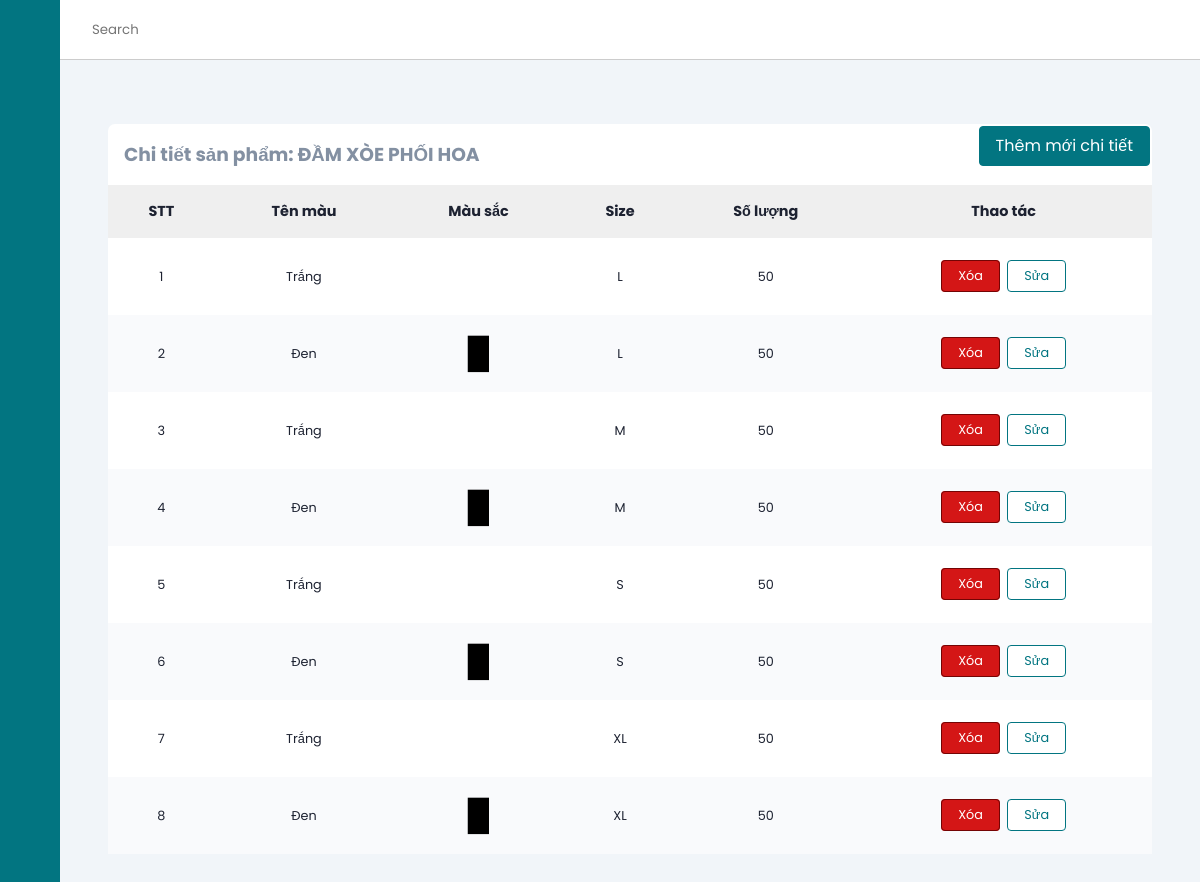
/productManage/detail/120 (signed in), run on the app's committed database.
### tables this page shows
CREATE TABLE `products` (
  `id` int(11) NOT NULL,
  `name` varchar(255) NOT NULL,
  `originalPrice` decimal(10,0) NOT NULL,
  `promotionPrice` decimal(10,0) NOT NULL,
  `image` varchar(50) NOT NULL,
  `createdBy` int(11) NOT NULL,
  `createdDate` date NOT NULL,
  `cateId` int(11) NOT NULL,
  `des` text NOT NULL,
  `status` tinyint(1) NOT NULL,
  `soldCount` int(11) NOT NULL,
  `image2` varchar(100) NOT NULL,
  `image3` varchar(100) NOT NULL
);

CREATE TABLE `product_detail` (
  `id` int(11) NOT NULL,
  `productId` int(11) NOT NULL,
  `sizeId` int(11) NOT NULL,
  `colorId` int(11) NOT NULL,
  `qty` int(11) NOT NULL
);

CREATE TABLE `color` (
  `id` int(11) NOT NULL,
  `name` varchar(50) NOT NULL,
  `rgb` varchar(20) NOT NULL
);

CREATE TABLE `size` (
  `id` int(11) NOT NULL,
  `name` varchar(50) NOT NULL
);

### mvc/core/ControllerBase.php (called while the page is built, shortened)
<?php
class ControllerBase{
    public function view($view, $data=[]){
        require_once "./mvc/views/".$view.".php";
    }
}
?>

### mvc/controllers/productManage.php (called while the page is built, shortened)
<?php
class productManage extends ControllerBase
{
    public function detail($id)
    {
        $product = $this->model("productModel");
        $result = $product->getDetailByProductId($id);
        $p = $product->getByIdAdmin($id)->fetch_assoc();
        $productDetailList = [];
        if ($result) {
            $productDetailList = ($product->getDetailByProductId($id))->fetch_all(MYSQLI_ASSOC);
        }
        $this->view("admin/productDetail", [
            "headTitle" => "Chi tiết: " . $p['name'],
            "product" => $p,
            "productDetailList" => $productDetailList
        ]);
    }
}

### mvc/core/App.php (called while the page is built, shortened)
<?php
class App
{
    protected $action = "Index";
    function __construct()
    {
        $arr = $this->UrlProcess();
        if (file_exists("./mvc/controllers/" . $arr[0] . ".php")) {
            unset($arr[0]);
        }
        $this->controller = new $this->controller;
        if (isset($arr[1])) {
            if (method_exists($this->controller, $arr[1])) {
                $this->action = $arr[1];
            }
            unset($arr[1]);
        }
        $this->params = $arr ? array_values($arr) : [];
        array_push($this->params, $_GET);
        call_user_func_array([$this->controller, $this->action], $this->params);
    }
    function UrlProcess()
    {
        if (isset($_GET["url"])) {
            return explode("/", filter_var(trim($_GET["url"], "/")));
        }
    }
}

### index.php (called while the page is built, shortened)
<?php
$myApp = new App();
?>

### mvc/core/DB.php (called while the page is built, shortened)
<?php
class DB{
    private static $instance = null;
    protected $servername = "localhost";
    protected $username = "root";
    protected $password = "";
    private function __construct(){
        $this->con = mysqli_connect($this->servername, $this->username, $this->password);
    }
    public static function getInstance()
    {
      if(!self::$instance)
      {
        self::$instance = new DB();
      }
      return self::$instance;
    }
}
?>

### mvc/models/ProductModel.php (called while the page is built, shortened)
<?php
class productModel
{
    private static $instance = null;
    public static function getInstance()
    {
        if (!self::$instance) {
            self::$instance = new productModel();
        }
        return self::$instance;
    }
    public function getByIdAdmin($Id)
    {
        $db = DB::getInstance();
        $sql = "SELECT * FROM products WHERE Id='$Id'";
        $result = mysqli_query($db->con, $sql);
        return $result;
    }
    public function getDetailByProductId($id)
    {
        $db = DB::getInstance();
        $sql = "SELECT p.id, c.name as colorName, c.rgb, s.name sizeName, p.qty FROM product_detail p JOIN color c ON p.colorId = c.id JOIN size s ON p.sizeId = s.id WHERE productId = $id ORDER BY s.name";
        $result = mysqli_query($db->con, $sql);
        if (mysqli_num_rows($result) > 0) {
            return $result;
        }
        return false;
    }
}

### mvc/views/admin/productDetail.php (the view, shortened to what this page needs)
<?php require APP_ROOT . '/views/admin/inc/head.php'; ?>
<body>
    <?php require APP_ROOT . '/views/admin/inc/sidebar.php'; ?>
    <div class="main-content">
        <header>
            <div class="search-wrapper">
                <input type="search" placeholder="Search">
            </div>
            <div class="social-icons">
                <div></div>
            </div>
        </header>
        <main>
            <section class="recent">
                <div class="activity-grid">
                    <div class="activity-card">
                        <a class="button right" href="<?= URL_ROOT . '/productManage/addColorSize/' . $data['product']['id'] ?>">Thêm mới chi tiết</a>
                        <h3>Chi tiết sản phẩm: <?= $data['product']['name'] ?></h3>
                        <div class="table-responsive">
                            <table>
                                <thead>
                                    <tr>
                                        <th>STT</th>
                                        <th>Tên màu</th>
                                        <th>Màu sắc</th>
                                        <th>Size</th>
                                        <th>Số lượng</th>
                                        <th>Thao tác</th>
                                    </tr>
                                </thead>
                                <tbody>
                                    <?php
                                    $count = 0;
                                    foreach ($data['productDetailList'] as $key => $value) {
                                    ?>
                                        <tr>
                                            <td><?= ++$count ?></td>
                                            <td><?= $value['colorName'] ?></td>
                                            <td style="color: <?= $value['rgb'] ?>; font-size: 30px;">█</td>
                                            <td><?= $value['sizeName'] ?></td>
                                            <td><?= $value['qty'] ?></td>
                                            <td>
                                                <a class="button-red" href="<?= URL_ROOT . '/productManage/deleteDetail/' . $value['id'] ?>">Xóa</a>
                                                <a class="button-normal" href="<?= URL_ROOT . '/productManage/editColorSize/' . $value['id'] ?>">Sửa</a>
                                            </td>
                                        </tr>
                                    <?php }
                                    ?>
                                </tbody>
                            </table>
                        </div>
                    </div>
                </div>
            </section>
        </main>
    </div>
</body>
</html>

### public/css/admin.css (style rules this page uses)
:root { --main-color: #027581; --color-dark: #1D2231; --text-grey: #8390A2; }
* { font-family: 'Poppins', sans-serif; margin: 0; padding: 0; text-decoration: none; list-style-type: none; box-sizing: border-box; }
.main-content { position: relative; margin-left: 240px; transition: margin-left 500ms; }
header { position: fixed; left: 240px; top: 0; z-index: 100; width: calc(100% - 240px); background: #fff; height: 60px; padding: 0rem 1rem; display: flex; align-items: center; justify-content: space-between; border-bottom: 1px solid #ccc; transition: left 500ms; }
.search-wrapper { display: flex; align-items: center; }
.search-wrapper input { border: 0; outline: 0; padding: 1rem; height: 38px; }
.social-icons { display: flex; align-items: center; }
.social-icons span, .social-icons div { margin-left: 1.2rem; }
.social-icons div { height: 38px; width: 38px; background-size: cover; background-repeat: no-repeat; background-image: url(img/1.jpg); border-radius: 50%; }
main { margin-top: 60px; background: #f1f5f9; min-height: 90vh; padding: 1rem 3rem; }
.recent { margin-top: 3rem; margin-bottom: 3rem; }
.activity-grid { display: grid; grid-template-columns: 100% 25%; grid-column-gap: 1.5rem; }
.activity-card, .summary-card, .bday-card { background: #fff; border-radius: 7px; }
.activity-card h3 { color: var(--text-grey); margin: 1rem; }
.activity-card table { width: 100%; border-collapse: collapse; }
.activity-card thead { background: #efefef; text-align: left; }
th, td { font-size: .9rem; padding: 1rem 1rem; color: var(--color-dark); text-align: center; }
td { font-size: .8rem; }
tbody tr:nth-child(even) { background: #f9fafc; }
.button { background: var(--main-color); color: #fff; border: 1px solid var(--main-color); border-radius: 4px; padding: .4rem 1rem; margin: 2px 2px; }
.button-red { background: rgb(212, 22, 22); color: #fff; border: 1px solid rgb(116, 4, 4); border-radius: 4px; padding: .4rem 1rem; margin: 2px 2px; }
.button-normal { background: white; color: var(--main-color); border: 1px solid var(--main-color); border-radius: 4px; padding: .4rem 1rem; margin: 2px 2px; }
.table-responsive { overflow-x: auto; }
@media only screen and (max-width: 1200px) { .main-content { margin-left: 60px; } }
@media only screen and (max-width: 1200px) { .main-content header { left: 60px; width: calc(100% - 60px); } }
.right { float: right; }
input, textarea, select { width: 100%; padding: 12px 20px; margin: 8px 0; display: inline-block; border: 1px solid #ccc; border-radius: 4px; box-sizing: border-box; }

### data on the page
products: name "ĐẦM XÒE PHỐI HOA"
product_detail: colorId.name "Trắng", sizeId.name "L", qty "50"
product_detail: colorId.name "Đen", sizeId.name "L", qty "50"
product_detail: colorId.name "Trắng", sizeId.name "M", qty "50"
product_detail: colorId.name "Đen", sizeId.name "M", qty "50"
product_detail: colorId.name "Trắng", sizeId.name "S", qty "50"
product_detail: colorId.name "Đen", sizeId.name "S", qty "50"
product_detail: colorId.name "Trắng", sizeId.name "XL", qty "50"
product_detail: colorId.name "Đen", sizeId.name "XL", qty "50"
